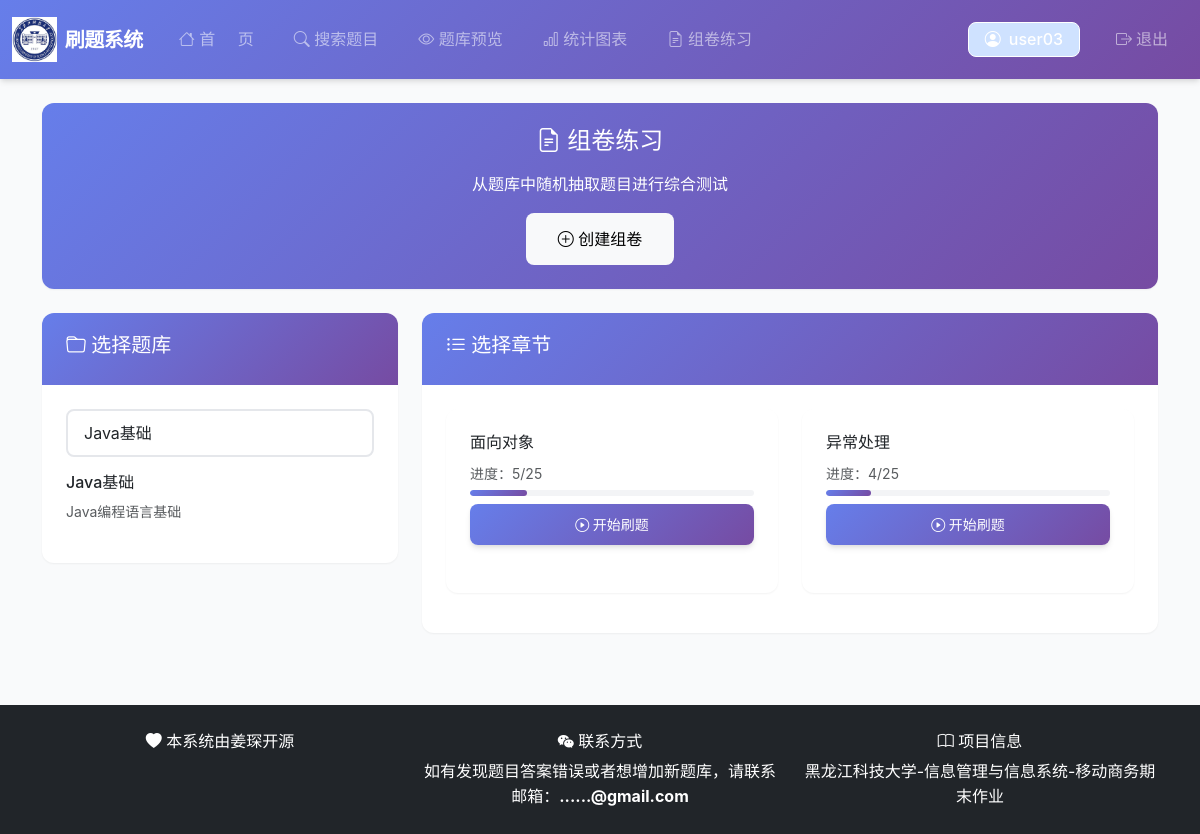
/user/home.php?bank_id=2 (signed in), run on the app's committed database.
### tables this page shows
CREATE TABLE IF NOT EXISTS question_banks (
                                              id INT PRIMARY KEY AUTO_INCREMENT COMMENT '题库ID，主键，自增',
                                              name VARCHAR(100) NOT NULL COMMENT '题库名称，非空',
    description TEXT COMMENT '题库描述',
    created_at TIMESTAMP DEFAULT CURRENT_TIMESTAMP COMMENT '创建时间，默认当前时间戳'
    );

CREATE TABLE IF NOT EXISTS chapters (
                                        id INT PRIMARY KEY AUTO_INCREMENT COMMENT '章节ID，主键，自增',
                                        bank_id INT NOT NULL COMMENT '所属题库ID',
                                        chapter_name VARCHAR(100) NOT NULL COMMENT '章节名称，非空',
    sort_order INT DEFAULT 0 COMMENT '排序顺序，默认0',
    created_at TIMESTAMP DEFAULT CURRENT_TIMESTAMP COMMENT '创建时间，默认当前时间戳',
    FOREIGN KEY (bank_id) REFERENCES question_banks(id) ON DELETE CASCADE,
    INDEX idx_bank_id (bank_id)
    );

CREATE TABLE IF NOT EXISTS user_progress (
                                             id INT PRIMARY KEY AUTO_INCREMENT COMMENT '进度ID，主键，自增',
                                             user_id INT NOT NULL COMMENT '用户ID',
                                             chapter_id INT NOT NULL COMMENT '章节ID',
                                             correct_count INT DEFAULT 0 COMMENT '答对题目数量，默认0',
                                             total_count INT DEFAULT 0 COMMENT '总答题数量，默认0',
                                             updated_at TIMESTAMP DEFAULT CURRENT_TIMESTAMP ON UPDATE CURRENT_TIMESTAMP COMMENT '更新时间，默认当前时间戳，更新时自动刷新',
                                             FOREIGN KEY (user_id) REFERENCES users(id) ON DELETE CASCADE,
    FOREIGN KEY (chapter_id) REFERENCES chapters(id) ON DELETE CASCADE,
    UNIQUE KEY unique_user_chapter (user_id, chapter_id) COMMENT '联合唯一约束，确保每个用户每个章节只有一条进度记录',
    INDEX idx_user_id (user_id),
    INDEX idx_chapter_id (chapter_id)
    );

### user/home.php (the view, shortened to what this page needs)
<?php
$pdo = getDB();
$banks = $pdo->query("SELECT * FROM question_banks ORDER BY name")->fetchAll();
$chapters = [];
if (isset($_GET['bank_id']) && $_GET['bank_id']) {
    $bankId = intval($_GET['bank_id']);
    $stmt = $pdo->prepare("SELECT * FROM chapters WHERE bank_id = ? ORDER BY sort_order, chapter_name");
    $stmt->execute([$bankId]);
    $chapters = $stmt->fetchAll();
}
$userProgress = [];
$chapterTotalQuestions = [];
if ($chapters) {
    $chapterIds = array_column($chapters, 'id');
    $placeholders = implode(',', array_fill(0, count($chapterIds), '?'));
    $stmt = $pdo->prepare("SELECT chapter_id, correct_count, total_count FROM user_progress WHERE user_id = ? AND chapter_id IN ($placeholders)");
    $stmt->execute(array_merge([$_SESSION['user_id']], $chapterIds));
    foreach ($stmt->fetchAll() as $progress) {
        $userProgress[$progress['chapter_id']] = $progress;
    }
    $stmt = $pdo->prepare("SELECT chapter_id, COUNT(*) as total FROM questions WHERE chapter_id IN ($placeholders) GROUP BY chapter_id");
    $stmt->execute($chapterIds);
    foreach ($stmt->fetchAll() as $total) {
        $chapterTotalQuestions[$total['chapter_id']] = $total['total'];
    }
}
?>
<?php include '../includes/header.php'; ?>
<?php include 'includes/navbar.php'; ?>
<div class="container">
    <div class="card mb-4" style="background: linear-gradient(135deg, #667eea 0%, #764ba2 100%); border: none;">
        <div class="card-body text-white text-center py-4">
            <h4 class="mb-3"><i class="bi bi-file-earmark-text"></i> 组卷练习</h4>
            <p class="mb-3">从题库中随机抽取题目进行综合测试</p>
            <a href="<?php echo BASE_PATH; ?>user/create_exam.php" class="btn btn-light btn-lg">
                <i class="bi bi-plus-circle"></i> 创建组卷
            </a>
        </div>
    </div>
    <div class="row">
        <div class="col-md-4 mb-4">
            <div class="card">
                <div class="card-header">
                    <h5><i class="bi bi-folder"></i> 选择题库</h5>
                </div>
                <div class="card-body">
                    <form method="GET" action="">
                        <select class="form-select mb-3" name="bank_id" onchange="this.form.submit()">
                            <?php foreach ($banks as $bank): ?>
                                <option value="<?php echo $bank['id']; ?>" <?php echo (isset($_GET['bank_id']) && $_GET['bank_id'] == $bank['id']) ? 'selected' : ''; ?>>
                                    <?php echo htmlspecialchars($bank['name']); ?>
                                </option>
                            <?php endforeach; ?>
                        </select>
                    </form>
                    <?php if (isset($_GET['bank_id']) && $_GET['bank_id']): ?>
                        <?php
                        $selectedBank = array_filter($banks, function($b) { return $b['id'] == $_GET['bank_id']; });
                        $selectedBank = reset($selectedBank);
                        ?>
                        <div class="mt-3">
                            <h6><?php echo htmlspecialchars($selectedBank['name']); ?></h6>
                            <p class="text-muted small"><?php echo htmlspecialchars($selectedBank['description'] ?: '暂无描述'); ?></p>
                        </div>
                    <?php endif; ?>
                </div>
            </div>
        </div>
        <div class="col-md-8">
            <?php if (empty($chapters)): ?>
                <div class="card">
                    <div class="card-body text-center text-muted">
                        <i class="bi bi-inbox" style="font-size: 3rem;"></i>
                        <p class="mt-3">请先选择题库</p>
                    </div>
                </div>
            <?php else: ?>
                <div class="card">
                    <div class="card-header">
                        <h5><i class="bi bi-list-ul"></i> 选择章节</h5>
                    </div>
                    <div class="card-body">
                        <div class="row">
                            <?php foreach ($chapters as $chapter): ?>
                                <?php
                                $progress = $userProgress[$chapter['id']] ?? null;
                                ?>
                                <div class="col-md-6 mb-3">
                                    <div class="card h-100">
                                        <div class="card-body">
                                            <h6><?php echo htmlspecialchars($chapter['chapter_name']); ?></h6>
                                            <?php
                                    $totalQuestions = $chapterTotalQuestions[$chapter['id']] ?? 0;
                                    $answeredCount = $progress['total_count'] ?? 0;
                                    $progressRate = $totalQuestions > 0 ? round($answeredCount / $totalQuestions * 100, 1) : 0;
                                ?>
                                <?php if ($totalQuestions > 0): ?>
                                    <div class="mb-2">
                                        <small class="text-muted">进度：<?php echo $answeredCount; ?>/<?php echo $totalQuestions; ?></small>
                                        <div class="progress mt-1" style="height: 6px;">
                                            <div class="progress-bar" style="width: <?php echo $progressRate; ?>%"></div>
                                        </div>
                                    </div>
                                <?php endif; ?>
                                            <a href="<?php echo BASE_PATH; ?>user/quiz.php?bank_id=<?php echo $chapter['bank_id']; ?>&chapter_id=<?php echo $chapter['id']; ?>" class="btn btn-primary btn-sm w-100">
                                                <i class="bi bi-play-circle"></i> 开始刷题
                                            </a>
                                        </div>
                                    </div>
                                </div>
                            <?php endforeach; ?>
                        </div>
                    </div>
                </div>
            <?php endif; ?>
        </div>
    </div>
</div>
<?php include '../includes/footer.php'; ?>

### assets/css/style.css (style rules this page uses)
:root { --primary-color: #6366f1; --primary-dark: #4f46e5; --primary-light: #818cf8; --primary-gradient: linear-gradient(135deg, #667eea 0%, #764ba2 100%); --primary-gradient-light: linear-gradient(135deg, #818cf8 0%, #a78bfa 100%); --success-color: #10b981; --danger-color: #ef4444; --warning-color: #f59e0b; --info-color: #3b82f6; --text-primary: #1f2937; --text-secondary: #6b7280; --text-light: #9ca3af; --bg-primary: #ffffff; --bg-secondary: #f9fafb; --bg-tertiary: #f3f4f6; --border-color: #e5e7eb; --border-radius: 12px; --border-radius-sm: 8px; --border-radius-lg: 16px; --shadow-sm: 0 1px 2px 0 rgba(0, 0, 0, 0.05); --shadow-md: 0 4px 6px -1px rgba(0, 0, 0, 0.1), 0 2px 4px -1px rgba(0, 0, 0, 0.06); --shadow-lg: 0 10px 15px -3px rgba(0, 0, 0, 0.1), 0 4px 6px -2px rgba(0, 0, 0, 0.05); --shadow-xl: 0 20px 25px -5px rgba(0, 0, 0, 0.1), 0 10px 10px -5px rgba(0, 0, 0, 0.04); --transition: all 0.3s cubic-bezier(0.4, 0, 0.2, 1); }
* { margin: 0; padding: 0; box-sizing: border-box; }
body { font-family: -apple-system, BlinkMacSystemFont, 'Segoe UI', 'PingFang SC', 'Hiragino Sans GB', 'Microsoft YaHei', Roboto, 'Helvetica Neue', Arial, sans-serif; color: var(--text-primary); background: var(--bg-secondary); line-height: 1.6; -webkit-font-smoothing: antialiased; -moz-osx-font-smoothing: grayscale; }
.btn { border-radius: var(--border-radius-sm); padding: 10px 24px; font-weight: 500; transition: var(--transition); border: none; cursor: pointer; position: relative; overflow: hidden; }
.btn::before { content: ''; position: absolute; top: 50%; left: 50%; width: 0; height: 0; border-radius: 50%; background: rgba(255, 255, 255, 0.3); transform: translate(-50%, -50%); transition: width 0.6s, height 0.6s; }
.btn-primary { background: var(--primary-gradient); color: white; box-shadow: var(--shadow-md); }
.btn-lg { padding: 14px 32px; font-size: 16px; }
.card { background: var(--bg-primary); border: none; border-radius: var(--border-radius); box-shadow: var(--shadow-sm); margin-bottom: 24px; transition: var(--transition); overflow: hidden; }
.card-header { background: var(--primary-gradient); color: white; border-radius: 0; padding: 20px 24px; font-weight: 600; font-size: 16px; border: none; }
.card-body { padding: 24px; }
.form-control, .form-select { border: 2px solid var(--border-color); border-radius: var(--border-radius-sm); padding: 10px 16px; transition: var(--transition); background: var(--bg-primary); }
.progress { height: 10px; border-radius: 10px; background: var(--bg-tertiary); overflow: hidden; }
.progress-bar { background: var(--primary-gradient); transition: width 0.6s cubic-bezier(0.4, 0, 0.2, 1); border-radius: 10px; }
html { scroll-behavior: smooth; }

### data on the page
question_banks: name "Java基础", description "Java编程语言基础"
chapters: chapter_name "面向对象", id.total_count "5", id "25"
chapters: chapter_name "异常处理", id "4", id "25"

### other printed values
$_SESSION['username'] "user03"
form field bank_id "Java基础"
